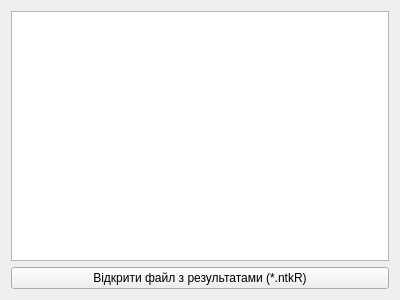
<?xml version="1.0" encoding="UTF-8"?>
<ui version="4.0">
 <class>Result</class>
 <widget class="QWidget" name="Result">
  <property name="geometry">
   <rect>
    <x>0</x>
    <y>0</y>
    <width>400</width>
    <height>300</height>
   </rect>
  </property>
  <property name="windowTitle">
   <string>Результат</string>
  </property>
  <layout class="QVBoxLayout" name="verticalLayout">
   <item>
    <widget class="QTextBrowser" name="textBrowser">
     <property name="font">
      <font>
       <pointsize>16</pointsize>
      </font>
     </property>
     <property name="readOnly">
      <bool>true</bool>
     </property>
    </widget>
   </item>
   <item>
    <widget class="QPushButton" name="pushButton">
     <property name="text">
      <string>Відкрити файл з результатами (*.ntkR)</string>
     </property>
    </widget>
   </item>
  </layout>
 </widget>
 <resources/>
 <connections/>
</ui>
